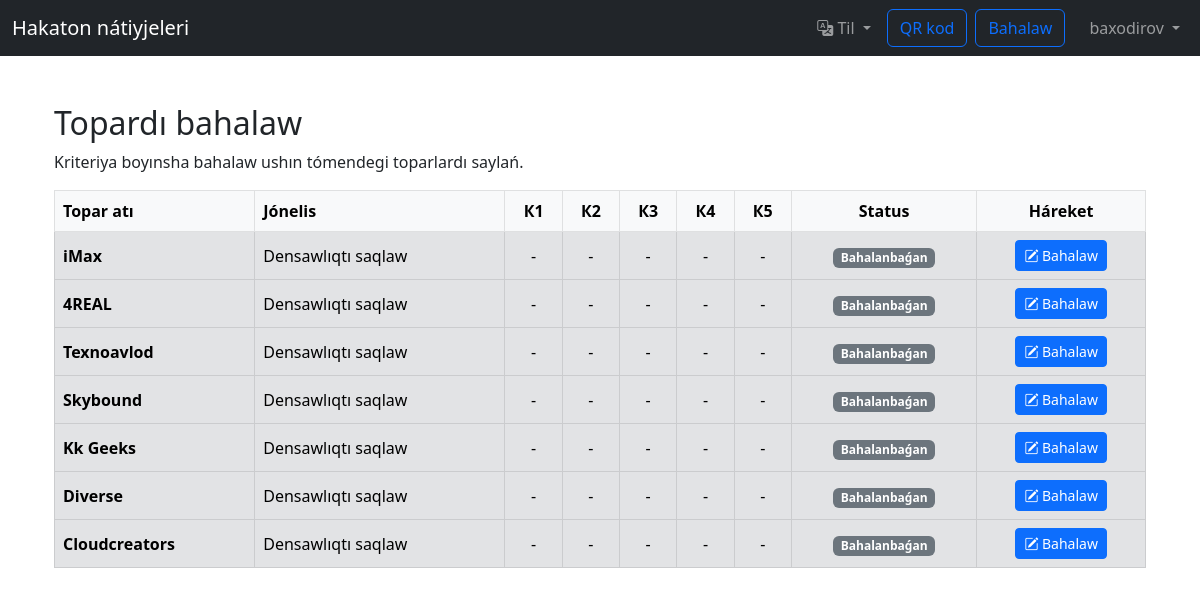
The app's page /evaluate/ (signed in) with its own data.
### judging/models.py (models this page shows, shortened)
class Criterion(models.Model):
    order = models.PositiveIntegerField(unique=True, verbose_name=_("Тартиб рақами (T/P)"))
    name = models.CharField(max_length=255, verbose_name=_("Баҳолаш мезони"))
    max_score = models.IntegerField(verbose_name=_("Максимал балл"))
    description = models.TextField(verbose_name=_("Изоҳ (мезонни баҳолаш учун қўлланма)"), blank=True, null=True)
    class Meta:
        verbose_name = _("Баҳолаш мезони")
        verbose_name_plural = _("Баҳолаш мезонлари")
        ordering = ['order']

class Team(models.Model):
    name = models.CharField(max_length=200, unique=True, verbose_name=_("Жамоа номи"))
    order = models.PositiveIntegerField(unique=True, verbose_name=_("Тартиб рақами (T/P)"))
    direction = models.ForeignKey(
        Direction,
        on_delete=models.PROTECT, # Агар йўналиш ўчирилса, жамоа йўналишсиз қолади (ёки models.PROTECT)
        verbose_name=_("Йўналиши")
    )
    class Meta:
        verbose_name = _("Жамоа")
        verbose_name_plural = _("Жамоалар")

class Direction(models.Model):
    name = models.CharField(max_length=200, unique=True, verbose_name=_("Йўналиш номи")) # Ўзгарди
    description = models.TextField(blank=True, null=True, verbose_name=_("Қисқача тавсиф")) # Ўзгарди
    class Meta:
        verbose_name = _("Йўналиш") # Ўзгарди
        verbose_name_plural = _("Йўналишлар") # Ўзгарди
        ordering = ['name']

### judging/views.py (the view)
# urls.py: path('evaluate/', judging_views.evaluate_view, name='evaluate'),
@login_required
def evaluate_view(request):
    current_user = request.user
    all_criteria_list = list(Criterion.objects.all().order_by('order'))
    teams_to_show_qs = Team.objects.all()
    judge_assigned_directions = []
    is_judge_assigned_to_specific_directions = False
    try:
        judge_profile = current_user.judge_profile
        if judge_profile.assigned_direction:
            teams_to_show_qs = Team.objects.filter(direction=judge_profile.assigned_direction)
            judge_assigned_directions = [judge_profile.assigned_direction]
            is_judge_assigned_to_specific_directions = True
    except JudgeProfile.DoesNotExist:
        pass
    teams_evaluation_data = []
    for team in teams_to_show_qs.select_related('direction').prefetch_related('evaluation_set'):
        evaluations_by_judge_for_team = [
            ev for ev in team.evaluation_set.all() if ev.judge_id == current_user.id
        ]
        scores_by_criteria = {
            ev.criterion_id: ev.score for ev in evaluations_by_judge_for_team if ev.score is not None
        }
        statuses_by_criteria = {
            ev.criterion_id: ev.status for ev in evaluations_by_judge_for_team
        }
        evaluated_criteria_count = len(evaluations_by_judge_for_team)
        finalized_criteria_count = sum(1 for ev in evaluations_by_judge_for_team if ev.status == Evaluation.STATUS_FINAL)
        all_criteria_count = len(all_criteria_list)
        fully_finalized = (evaluated_criteria_count == all_criteria_count) and \
                            (finalized_criteria_count == all_criteria_count) and \
                            (all_criteria_count > 0)
        partially_finalized_or_all_draft = (evaluated_criteria_count == all_criteria_count) and not fully_finalized and (all_criteria_count > 0)
        teams_evaluation_data.append({
            'team': team,
            'scores_by_criteria': scores_by_criteria,
            'statuses_by_criteria': statuses_by_criteria,
            'evaluated_count': evaluated_criteria_count,
            'finalized_count': finalized_criteria_count,
            'total_criteria_count': all_criteria_count,
            'fully_finalized': fully_finalized,
            'partially_finalized_or_all_draft': partially_finalized_or_all_draft
        })
    context = {
        'teams_evaluation_data': teams_evaluation_data, # Оддий жадвал учун
        'all_criteria': all_criteria_list, # Иккаласи учун ҳам керак
        'STATUS_FINAL': Evaluation.STATUS_FINAL,
        'STATUS_DRAFT': Evaluation.STATUS_DRAFT,
    }
    return render(request, 'judging/home.html', context)

### judging/context_processors.py (called while the page is built)
def site_languages(request):
    return {
        'SITE_LANGUAGES': settings.LANGUAGES,
        'CURRENT_LANGUAGE_CODE': request.LANGUAGE_CODE # Ёки get_language()
    }

### judging/templatetags/judging_extras.py (called while the page is built)
@register.filter
def get_item(dictionary, key):
    if hasattr(dictionary, 'get'):
        return dictionary.get(key)
    return None

### templates/judging/home.html (shortened to what this page needs)
{% extends "base.html" %}
{% load judging_extras %}
{% load i18n %}
{% block content %}
<h2>{% translate "Оценивание Команд" %}</h2>
<p>{% translate "Выберите команды ниже, чтобы оценить их по критериям или просмотреть ваши оценки." %}</p>
{% if teams_evaluation_data %}
<div class="table-responsive">
    <table class="table table-hover table-bordered">
        <thead class="table-light">
            <tr>
                <th scope="col">{% translate "Название Команды" %}</th>
                <th scope="col">{% translate "Направление" %}</th>
                {% for criterion in all_criteria %}
                    <th scope="col" class="text-center" data-bs-toggle="tooltip" data-bs-placement="top" title="{{ criterion.name }}">
                    </th>
                {% endfor %}
                <th scope="col" class="text-center">{% translate "Статус" %}</th>
                <th scope="col" class="text-center">{% translate "Действия" %}</th>
            </tr>
        </thead>
        <tbody>
            {% for data in teams_evaluation_data %}
            <tr class="align-middle {% if data.fully_finalized %}table-success{% elif data.partially_finalized_or_all_draft %}table-warning{% else %}table-secondary{% endif %}">
                <td>
                    <strong>{{ data.team.name }}</strong>
                </td>
                <td>{{ data.team.direction.name }}</td>
                {% for criterion in all_criteria %}
                    <td class="text-center">
                        {% with score_val=data.scores_by_criteria|get_item:criterion.id status_val=data.statuses_by_criteria|get_item:criterion.id %}
                            {{ score_val|default:"-" }}
                        {% endwith %}
                    </td>
                {% endfor %}
                <td class="text-center">
                    {% if data.fully_finalized %}
                        <span class="badge bg-success">{% translate "Завершено" %}</span>
                    {% elif data.partially_finalized_or_all_draft %}
                        <span class="badge bg-warning text-dark">{% translate "В черновике" %}</span>
                    {% elif data.evaluated_count > 0 %}
                        <span class="badge bg-info">{% translate "Частично оценено" %}</span>
                    {% else %}
                        <span class="badge bg-secondary">{% translate "Не оценено" %}</span>
                    {% endif %}
                </td>
                <td class="text-center">
                    <a href="{% url 'evaluate_team' data.team.id %}"
                       class="btn btn-sm {% if data.fully_finalized %}btn-outline-secondary{% else %}btn-primary{% endif %}"
                       {% if data.fully_finalized %}
                           data-bs-toggle="tooltip" title="{% translate 'Просмотреть оценки (нельзя изменить)' %}"
                       {% else %}
                           data-bs-toggle="tooltip" title="{% translate 'Оценить / Редактировать' %}"
                       {% endif %}>
                        {% if data.fully_finalized %}
                            <i class="bi bi-eye-fill"></i> {% translate "Смотреть" %}
                        {% else %}
                            <i class="bi bi-pencil-square"></i> {% translate "Оценить" %}
                        {% endif %}
                    </a>
                </td>
            </tr>
            {% endfor %}
        </tbody>
    </table>
</div>
{% else %}
<div class="alert alert-info">{% translate "В настоящее время нет команд для оценки или критерии не введены." %}</div>
{% endif %}
{% endblock %}

### templates/base.html (shortened to what this page needs)
{% load static %}
{% load i18n %}
{% load i18n_custom_tags %}
<!doctype html>
<html lang="{{ LANGUAGE_CODE }}">
<head>
    <link rel="stylesheet" href="https://cdn.jsdelivr.net/npm/bootstrap-icons@1.13.1/font/bootstrap-icons.min.css">
    <link href="https://cdn.jsdelivr.net/npm/bootstrap@5.3.0-alpha1/dist/css/bootstrap.min.css" rel="stylesheet">
</head>
<body>
    <nav class="navbar navbar-expand-md navbar-dark bg-dark fixed-top">
        <div class="container-fluid">
            <a class="navbar-brand" href="{% url 'public_results' %}">{% translate "Результаты Хакатона" %}</a>
            <div class="collapse navbar-collapse" id="navbarCollapse">
                <ul class="navbar-nav ms-auto mb-2 mb-lg-0">
                    <li class="nav-item dropdown me-2 my-auto">
                        <a class="nav-link dropdown-toggle" href="#" id="languageDropdown" role="button" data-bs-toggle="dropdown" aria-expanded="false">
                            <i class="bi bi-translate"></i> {% translate "Тил" %}
                        </a>
                    </li>
                </ul>
                <ul class="navbar-nav">
                    <li class="nav-item my-auto">
                        <button type="button" class="btn btn-outline-primary me-2" data-bs-toggle="modal" data-bs-target="#exampleModal">{% translate "QR код" %}</button>
                    </li>
                    <li class="nav-item my-auto me-3">
                        <a class="btn btn-outline-primary" href="{% url 'evaluate' %}">{% translate "Оценивание" %}</a>
                    </li>
                    {% if user.is_authenticated %}
                        <li class="nav-item my-auto dropdown">
                            <a class="nav-link dropdown-toggle" href="#" id="userDropdown" role="button" data-bs-toggle="dropdown" aria-expanded="false">
                                {{ user.username }}
                            </a>
                        </li>
                    {% endif %}
                </ul>
            </div>
        </div>
    </nav>
    <main class="container p-4">
        {% block content %}{% endblock %}
    </main>
</body>
</html>

### templates/base.html (style rules this page uses)
body { padding-top: 5rem; }

### records on screen
Criterion: score_val "-"
Criterion: score_val "-"
Criterion: score_val "-"
Criterion: score_val "-"
Criterion: score_val "-"
Team: team.name "iMax", team.direction.name "Densawlıqtı saqlaw"
Team: team.name "4REAL", team.direction.name "Densawlıqtı saqlaw"
Team: team.name "Texnoavlod", team.direction.name "Densawlıqtı saqlaw"
Team: team.name "Skybound", team.direction.name "Densawlıqtı saqlaw"
Team: team.name "Kk Geeks", team.direction.name "Densawlıqtı saqlaw"
Team: team.name "Diverse", team.direction.name "Densawlıqtı saqlaw"
Team: team.name "Cloudcreators", team.direction.name "Densawlıqtı saqlaw"

### other values on screen
{{ user.username }} "baxodirov"
